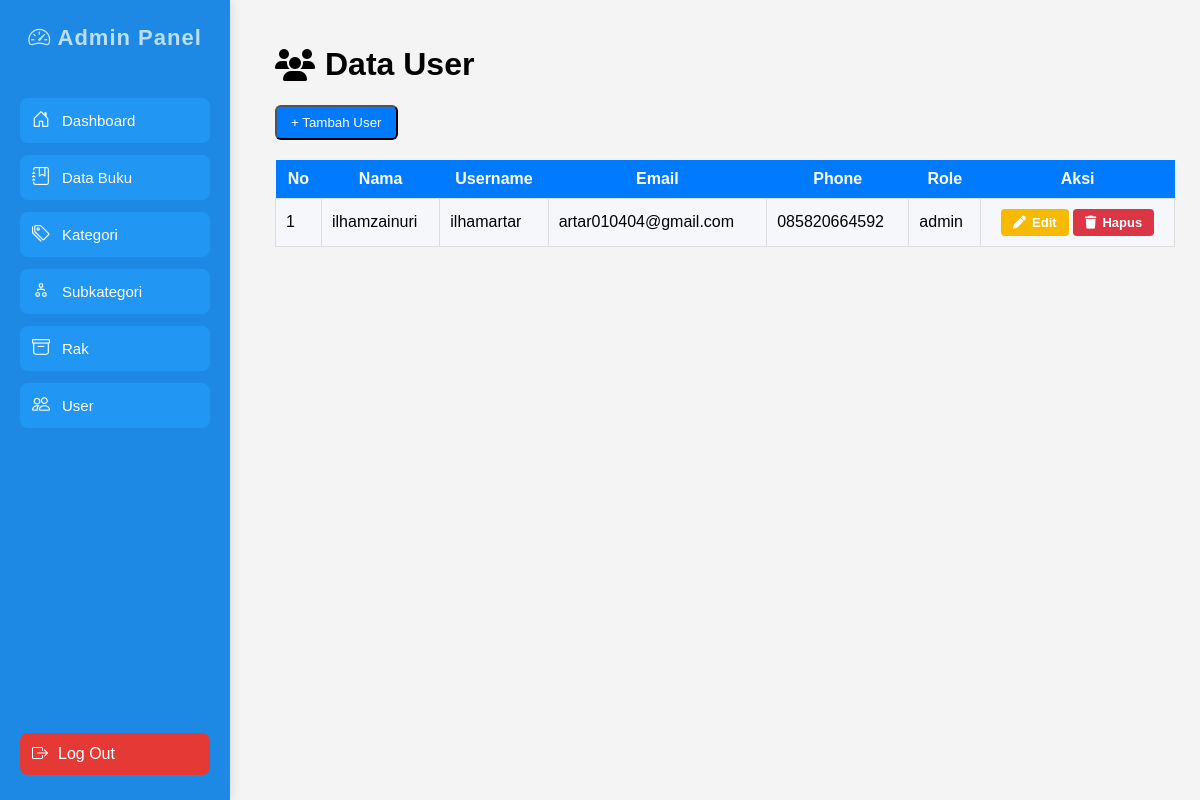
Page /cms/user.php on the committed database.
### tables this page shows
CREATE TABLE `useracc` (
  `userId` int(11) NOT NULL,
  `name` varchar(50) NOT NULL,
  `username` varchar(20) NOT NULL,
  `email` text NOT NULL,
  `password` varchar(20) NOT NULL,
  `phone` varchar(15) NOT NULL,
  `role` enum('guest','admin') NOT NULL
);

### cms/user.php (the view, shortened to what this page needs)
<?php
include '../config/koneksi2.php';
?>
<!DOCTYPE html>
<html>
<head>
    <link rel="stylesheet" href="https://cdnjs.cloudflare.com/ajax/libs/font-awesome/6.5.0/css/all.min.css">
</head>
<body>
    <?php include 'sidebar.php'; ?>
    <div class="content">
        <h1 style="display:flex; align-items:center; gap:10px;">
            <i class="fa fa-users"></i> Data User
        </h1>
        <button class="btn" onclick="toggleForm()">+ Tambah User</button>
        <table>
            <tr>
                <th>No</th>
                <th>Nama</th>
                <th>Username</th>
                <th>Email</th>
                <th>Phone</th>
                <th>Role</th>
                <th>Aksi</th>
            </tr>
            <?php
            $no = 1;
            $q = mysqli_query($koneksi, "SELECT * FROM useracc ORDER BY userId DESC");
            while ($r = mysqli_fetch_assoc($q)) {
            ?>
                <tr>
                    <td><?= $no++; ?></td>
                    <td><?= htmlspecialchars($r['name']); ?></td>
                    <td><?= htmlspecialchars($r['username']); ?></td>
                    <td><?= htmlspecialchars($r['email']); ?></td>
                    <td><?= htmlspecialchars($r['phone']); ?></td>
                    <td><?= htmlspecialchars($r['role']); ?></td>
                    <td class="aksi-btn">
                        <a href="user.php?edit=<?= $r['userId']; ?>"
                            class="btn-aksi btn-edit">
                            <i class="fa fa-pen"></i> Edit
                        </a>
                        <a href="user.php?hapus=<?= $r['userId']; ?>"
                            class="btn-aksi btn-hapus"
                            onclick="return confirm('Hapus user ini?')">
                            <i class="fa fa-trash"></i> Hapus
                        </a>
                    </td>
                </tr>
            <?php } ?>
        </table>
    </div>
</body>
</html>

### cms/user.php (style rules this page uses)
.content { padding: 20px; font-family: Arial; }
.btn { background: #007bff; padding: 8px 14px; color: white; border-radius: 6px; text-decoration: none; }
table { width: 100%; border-collapse: collapse; margin-top: 20px; }
th { background: #007bff; color: white; padding: 10px; }
td { padding: 10px; border: 1px solid #ddd; }
tr:nth-child(even) { background: #f5f7fa; }
td.aksi-btn { text-align: center; vertical-align: middle; }
.aksi-btn a { text-decoration: none; color: #fff; font-size: 13px; font-weight: bold; }
.btn-aksi { display: inline-flex; align-items: center; gap: 6px; padding: 6px 12px; border-radius: 4px; cursor: pointer; }
.btn-edit { background: #f8ba01ff; color: #000; }
.btn-hapus { background: #dc3545; }

### cms/sidebar.php (style rules this page uses)
body { margin: 0; font-family: Arial, sans-serif; background: #f4f4f4; }
.content { margin-left: 250px; padding: 25px; min-height: 100vh; box-sizing: border-box; }

### rows in the picture
useracc: name "ilhamzainuri", username "ilhamartar", email "artar010404@gmail.com", phone "085820664592", role "admin"
